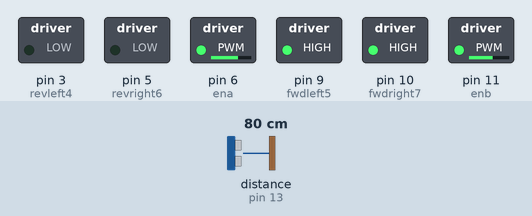
Bench run of a sketch on a simulated Arduino Uno, built with avr-gcc and run on an emulated ATmega328P. Shown: switched loads named in the sketch (green lamp = pin HIGH). Wiring (inferred from the names in the program): ultrasonic range finder: trigger pin 12; echo pin 13. Dashed ring = blinking. Inputs (shaded band) come from the test bench; at power-on: distance to the obstacle (sensor on pin 13) 80 cm. The echo pulse lasts 58.3 µs per cm; random numbers use the default seed unless the sketch sets one; pins used as bus, display or sensor lines are not drawn.

Above: at 2.0 s.
2.1 s: distance to the obstacle (sensor on pin 13) set to 26 cm
3.6 s: distance to the obstacle (sensor on pin 13) set to 22 cm
At 4.5 s:
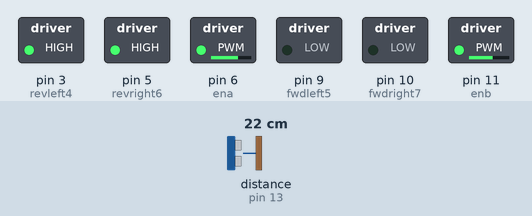
6.6 s: distance to the obstacle (sensor on pin 13) set to 35 cm
At 8.0 s:
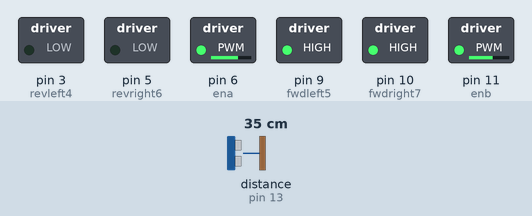
8.3 s: distance to the obstacle (sensor on pin 13) set to 2 cm
At 8.7 s:
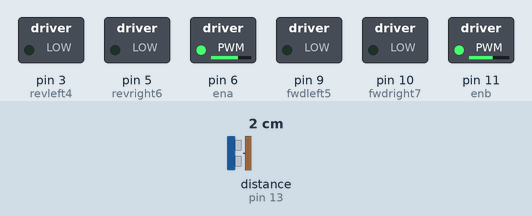
Timing chart, 0 to 12.3 s (numbered marks = the images above; inputs shaded):
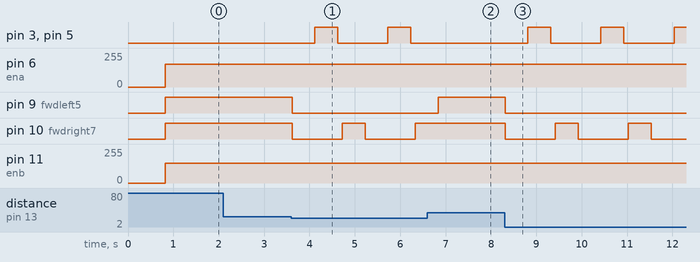

The sketch:

obstacle_avoiding_car.ino
```cpp
int trigPin = 12;  // trig pin of HC-SR04
int echoPin = 13;  // Echo pin of HC-SR04

int ena=6;   //Enables PWM signal for Left motor
int enb=11;  //Enables PWM signal for Right motor
int revleft4 = 3;   // reverse motion of Left motor
int fwdleft5 = 9;   // forward motion of Left motor
int revright6 = 5;  // reverse motion of Right motor
int fwdright7 = 10; // forward motion of Right motor

long duration, distance; // variable for the duration of sound wave travel and distance measurement

void setup()
{
    delay(random(500, 2000));  // delay for random time
    Serial.begin(9600);        // Serial Communication is starting with 9600 of baud rate speed
    pinMode(ena, OUTPUT);      // set Motor pins as output
    pinMode(enb, OUTPUT);
    pinMode(revleft4, OUTPUT);
    pinMode(fwdleft5, OUTPUT);
    pinMode(revright6, OUTPUT);
    pinMode(fwdright7, OUTPUT);

    pinMode(trigPin, OUTPUT);  // set trig pin as output to Transmit Waves
    pinMode(echoPin, INPUT);   // set echo pin as input to capture reflected waves
}

void loop()
{

    digitalWrite(trigPin, LOW); // Clears the trigPin condition
    delayMicroseconds(2);
    digitalWrite(trigPin, HIGH);// send waves for 10 us (the trigPin HIGH (ACTIVE))
    delayMicroseconds(10);
    digitalWrite(trigPin, LOW);
    // Reads the echoPin, returns the sound wave travel time in microseconds
    duration = pulseIn(echoPin, HIGH); // receive reflected waves
    // Calculating the distance
    distance = duration / 58.2;        // convert to distance
    delay(10);

    if (distance > 25)
    {
        analogWrite(ena, 170);
        analogWrite(enb, 150);
        digitalWrite(fwdright7, HIGH); // move forward
        digitalWrite(revright6, LOW);
        digitalWrite(fwdleft5, HIGH);
        digitalWrite(revleft4, LOW);
    }

    if (distance < 24)
    {
        analogWrite(ena, 170);
        analogWrite(enb, 150);
        digitalWrite(fwdright7, LOW); // Stop
        digitalWrite(revright6, LOW);
        digitalWrite(fwdleft5, LOW);
        digitalWrite(revleft4, LOW);
        delay(500);

        analogWrite(ena, 170);
        analogWrite(enb, 150);
        digitalWrite(fwdright7, LOW); // movebackword
        digitalWrite(revright6, HIGH);
        digitalWrite(fwdleft5, LOW);
        digitalWrite(revleft4, HIGH);
        delay(500);

        analogWrite(ena, 170);
        analogWrite(enb, 150);
        digitalWrite(fwdright7, LOW); // Stop
        digitalWrite(revright6, LOW);
        digitalWrite(fwdleft5, LOW);
        digitalWrite(revleft4, LOW);
        delay(100);

        analogWrite(ena, 170);
        analogWrite(enb, 150);
        digitalWrite(fwdright7, HIGH); //turn
        digitalWrite(revright6, LOW);
        digitalWrite(revleft4, LOW);
        digitalWrite(fwdleft5, LOW);
        delay(500);
    }
}
```

Measured:
- the behaviour switches between 25 and 24 cm on distance to the obstacle (sensor on pin 13) (found by bisection; images 0 and 1)
- after the input at 2.1 s, every drawn part: stays the same
- after the input at 3.6 s, pin 3 (revleft4), pin 5 (revright6): alternates HIGH for 0.50 s and LOW for 1.1 s, starting after 0.52 s; pin 9 (fwdleft5): HIGH → LOW at once; pin 10 (fwdright7): alternates HIGH for 0.51 s and LOW for 1.1 s, starting at once
- after the input at 6.6 s, pin 9 (fwdleft5): LOW → HIGH after 0.24 s
- after the input at 8.3 s, pin 3 (revleft4), pin 5 (revright6): alternates HIGH for 0.50 s and LOW for 1.1 s, starting after 0.52 s; pin 9 (fwdleft5): HIGH → LOW at once; pin 10 (fwdright7): alternates HIGH for 0.51 s and LOW for 1.1 s, starting at once
